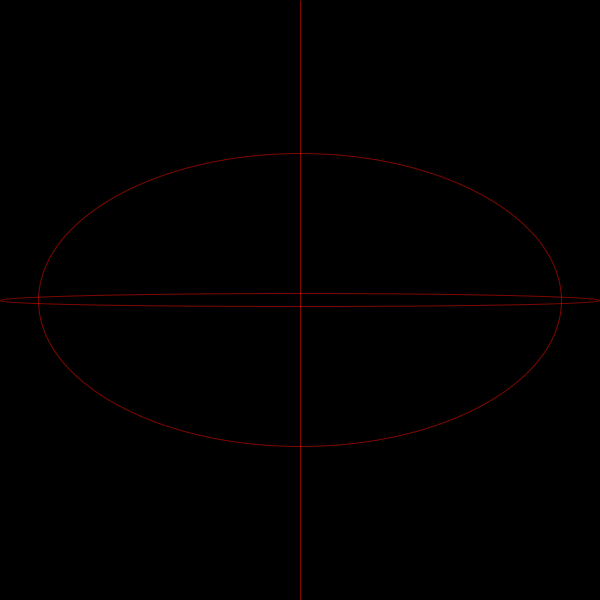
Frame 1 (no input)
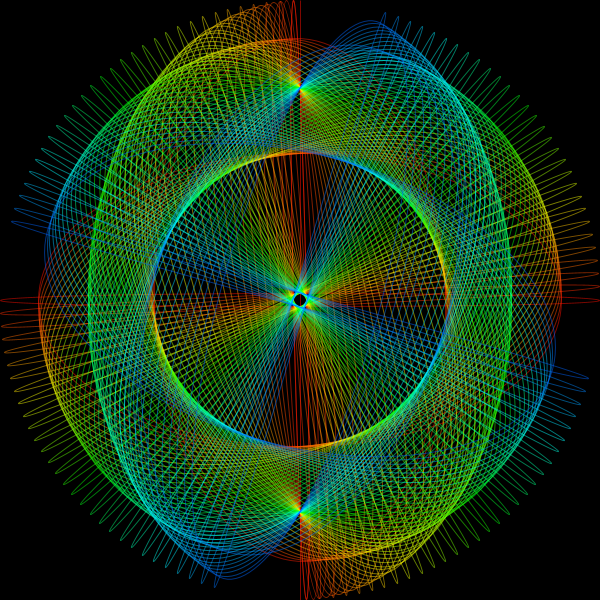
Frame 60 (the mouse pressed at the canvas centre just before this capture)
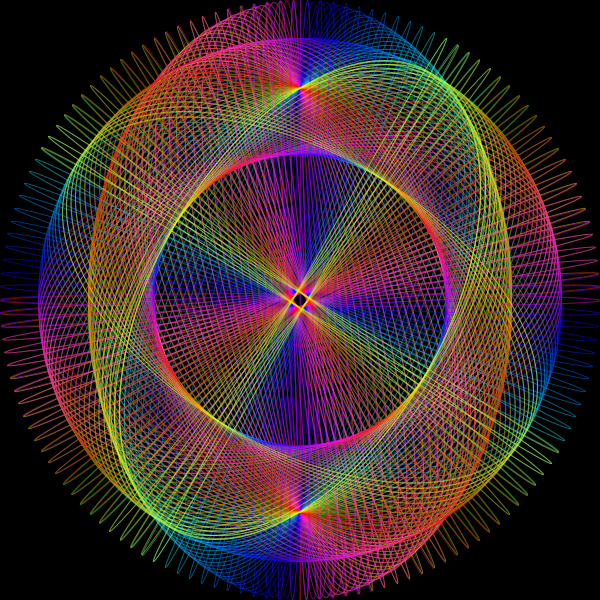
Frame 120 (the mouse held since frame 60 and released just before this capture)

The Processing sketch that drew these frames (run headless with seeded random() and noise(); from frame 60 on, the mouse is pressed at the canvas centre):

// Processing sketch: processing_167650
// ── processing_167650.pde

float x, y, z, a, b, e ;
float angle = 0;
float angle2 = 300;
float angle3 = 200;
float r = 600;
float d = 1;
float c1 = 0;

void setup() {
size(600,600);
//import processing.pdf.*;
//beginRecord(PDF, "hologram.pdf"); 

background(0,0,0);
colorMode(HSB, 100);

}

void draw(){
  x = r*sin(angle);
  y = r*cos(angle);
  z = r*sin(angle2);
  a = r*cos(angle2);
  b = r*sin(angle3);
  e = r*cos(angle3);
 
  //color
  c1 = c1 +1;
  
  if( c1 > 100 ) {
      c1=0;
  }
stroke(c1,150,100,50);

  noFill();
  translate(width/2, height/2);
  rotate(angle);

  //line(0, 0, x, y);
  ellipse(0, 0, x, y);
  ellipse(0, 0, z, a);
  ellipse(0, 0, b, e);
  
  angle += angle2;
  r = r-d;
 
  if (r == 0 || r == 300); {
  d = d*-1;
  }
  println(x + " : "  +y);
}

void keyPressed() {
if (key == 'q' ){
  endRecord();
  exit();
 }
}
